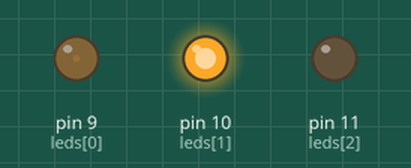
The sketch below on a simulated Arduino Uno, built with avr-gcc and run on an emulated ATmega328P. Shown: output pins drawn as LEDs (lit = HIGH).

Above: at 0.05 s.
At 0.55 s:
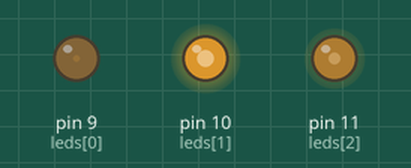
At 1.1 s:
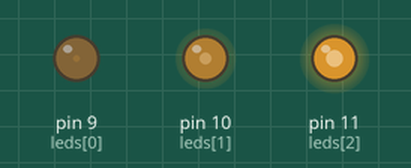
At 2.2 s:
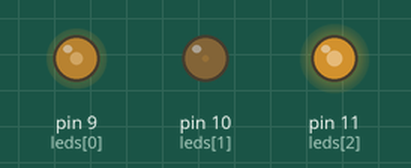
At 3.25 s:
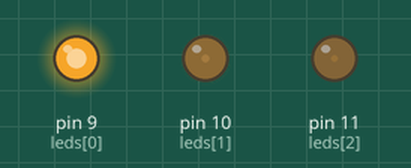
At 4.35 s:
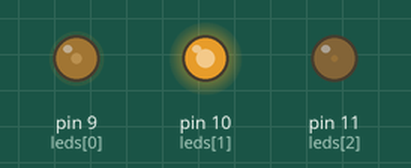
Timing chart, 0 to 6.0 s (numbered marks = the images above):
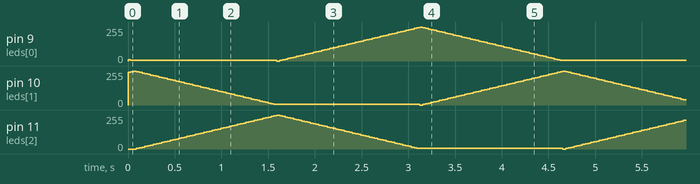

The sketch:

diod_29_07_19.ino
```cpp
int brightness = 10;
int fadeAmount = 5;
int leds[3] = {9, 10, 11};
int curPin[2] = {0,1};

void setup() {
  for(int i = 0; i < 3; i++)
    pinMode(leds[i], OUTPUT);
}

void loop() {
analogWrite(leds[curPin[0]], brightness);
analogWrite(leds[curPin[1]], 255 - brightness);

brightness = brightness - fadeAmount;

if (brightness == 0){
  curPin[0] = (curPin[0] + 1) % 3;
  curPin[1] = (curPin[1] + 1) % 3;
  brightness = 255;
}
delay(30);
}
```
